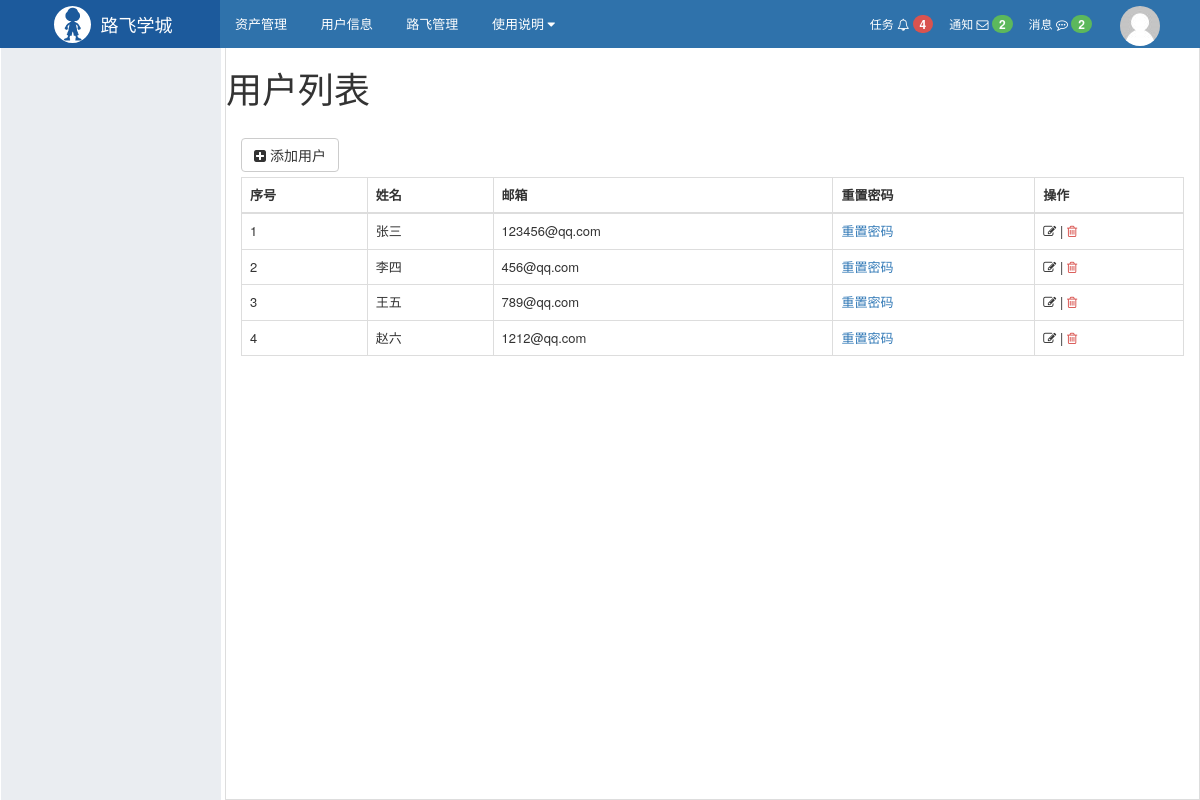
The app's page /rbac/user/list/ with its own data.
### rbac/models.py (models this page shows, shortened)
class User(models.Model):
    name = models.CharField(max_length=32, verbose_name='用户名')
    password = models.CharField(max_length=32, verbose_name='密码')
    email = models.CharField(max_length=32, verbose_name='邮箱')
    roles = models.ManyToManyField(to='Role', verbose_name='拥有的所有角色', blank=True)

### rbac/views/user.py (the view)
def user_list(request):
    user_queryset = User.objects.all()
    return render(request, 'rbac/user_list.html', {"user_queryset": user_queryset})

### rbac/templates/rbac/user_list.html
{% extends 'layout.html' %}
{% block content %}
<h1>用户列表</h1>
<div class="luffy-container">
    <div class="btn-group" style="margin: 5px 0">
        <a class="btn btn-default" href="{% url 'rbac:user_add' %}">
            <i class="fa fa-plus-square" aria-hidden="true"></i> 添加用户
        </a>
    </div>
    <table class="table table-bordered table-hover">
        <thead>
        <tr>
            <th>序号</th>
            <th>姓名</th>
            <th>邮箱</th>
            <th>重置密码</th>
            <th>操作</th>
        </tr>
        </thead>
        <tbody>
        {% for row in user_queryset %}
        <tr>
            <td>{{ forloop.counter}}</td>
            <td>{{ row.name }}</td>
            <td>{{ row.email }}</td>
            <td><a href="{% url 'rbac:user_password_reset' pk=row.id %}">重置密码</a></td>
            <td>
                <a style="color: #333333;" href="{% url 'rbac:user_edit' pk=row.id %}">
                    <i class="fa fa-edit" aria-hidden="true"></i></a>
                |
                <a style="color: #d9534f;" href="{% url 'rbac:user_del' pk=row.id %}">
                    <i class="fa fa-trash-o"></i></a>
            </td>
        </tr>
        {% endfor %}
        </tbody>
    </table>
</div>
{% endblock %}

### web/static/css/commons.css (style rules this page uses)
body { margin: 0; }

### records on screen
User: name "张三", email "123456@qq.com"
User: name "李四", email "456@qq.com"
User: name "王五", email "789@qq.com"
User: name "赵六", email "1212@qq.com"
